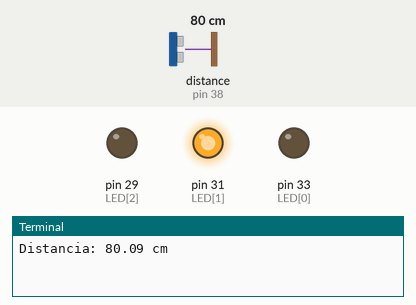
A program run on a simulated Raspberry Pi (header pin numbers). On the bench: output pins drawn as LEDs (lit = HIGH), the last lines printed to the terminal. The test bench sets the inputs (shaded band); at power-on: distance to the obstacle (sensor on pin 38) 80 cm. The echo pulse lasts 58.3 µs per cm; the clock reads 2024-03-15 10:24:30 at power-on unless the program sets it; pins used as bus, display or sensor lines are not drawn.

Above: at 1.2 s.
1.3 s: distance to the obstacle (sensor on pin 38) set to 21 cm
7.3 s: distance to the obstacle (sensor on pin 38) set to 17 cm
At 8.5 s:
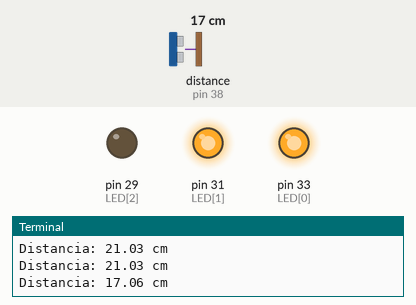
13.3 s: distance to the obstacle (sensor on pin 38) set to 11 cm
16.8 s: distance to the obstacle (sensor on pin 38) set to 8 cm
At 18.8 s:
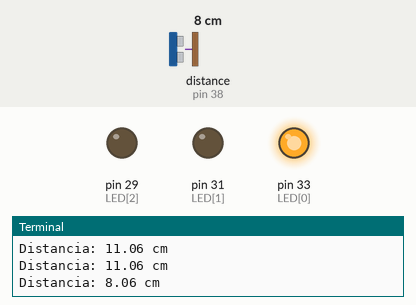
22.8 s: distance to the obstacle (sensor on pin 38) set to 18 cm
At 24.7 s:
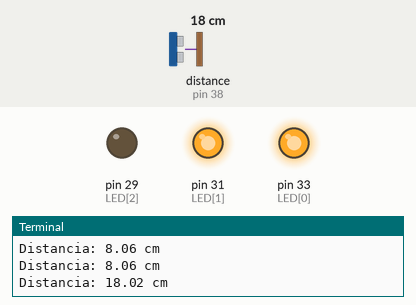
28.8 s: distance to the obstacle (sensor on pin 38) set to 2 cm
At 30.6 s:
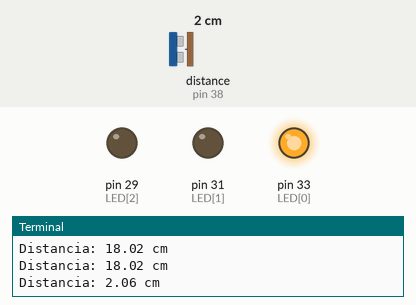
Timing chart, 0 to 32.1 s (numbered marks = the images above; inputs shaded):
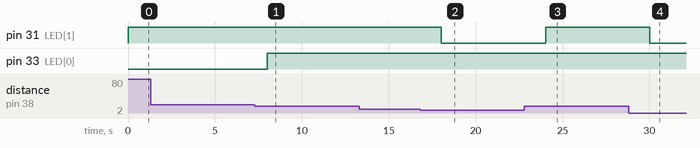

Measured:
- the behaviour switches between 20 and 19 cm on distance to the obstacle (sensor on pin 38) (found by bisection; images 0 and 1)
- the behaviour switches between 10 and 9 cm on distance to the obstacle (sensor on pin 38) (found by bisection; images 1 and 2)
- after the input at 7.3 s, pin 33 (LED[0]): LOW → HIGH after 0.71 s
- after the input at 16.8 s, pin 31 (LED[1]): HIGH → LOW after 1.2 s
- after the input at 22.8 s, pin 31 (LED[1]): LOW → HIGH after 1.2 s
- after the input at 28.8 s, pin 31 (LED[1]): HIGH → LOW after 1.2 s

The program:

3B_Distance_Sensor.py
```python
import RPi.GPIO as GPIO
import time
GPIO.setmode(GPIO.BOARD)
TRIG = 40
ECHO = 38
#	   R  G  B
LED = [33,31,29]

GPIO.setup(LED,GPIO.OUT, initial=GPIO.LOW)
GPIO.setup(TRIG, GPIO.OUT, initial=GPIO.LOW)
GPIO.setup(ECHO, GPIO.IN)


try:
	while True:
		GPIO.output(TRIG,GPIO.HIGH)
		time.sleep(0.00001)
		GPIO.output(TRIG,GPIO.LOW)
		while GPIO.input(ECHO) ==0:
			pulseStart = time.time()
		while GPIO.input(ECHO) ==1:
			pulseEnd = time.time()
		pulseDuration = pulseEnd - pulseStart
		distance = pulseDuration * 17150
		distance = round(distance, 2)

		if distance < 10:
			#RED LIGHT
			GPIO.output(LED[0],GPIO.HIGH)
		elif distance > 10 and distance < 20:
			#YELLOW LIGHT
			GPIO.output(LED[0],GPIO.HIGH)
			GPIO.output(LED[1],GPIO.HIGH)
		else:
			#GREEN LIGHT
			GPIO.output(LED[1],GPIO.HIGH)


		print "Distancia: "+str(distance)+" cm"
		time.sleep(2)
		GPIO.output(LED,GPIO.LOW)
except KeyboardInterrupt:
	pass
print("The End")
GPIO.cleanup()
```
